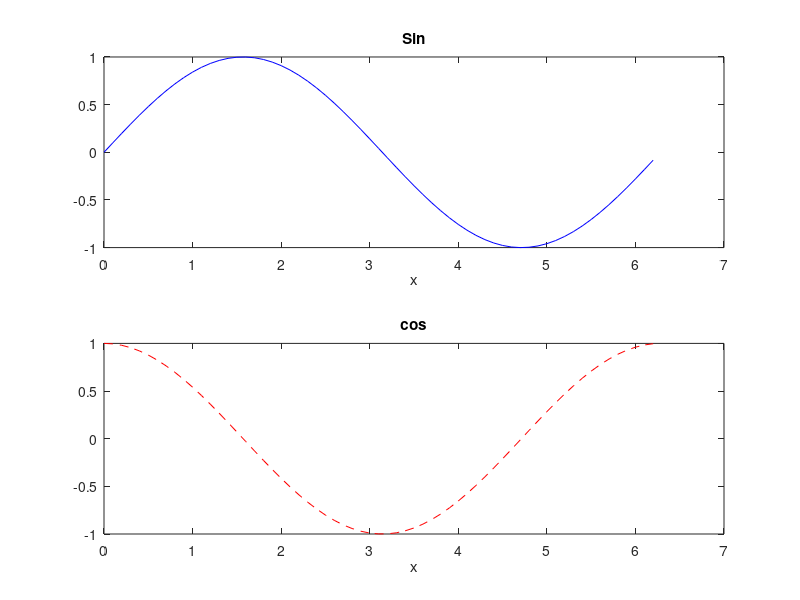

This figure's MATLAB source:
x = 0:0.1:2*pi;

y = sin(x);
y2 = cos(x);

subplot(2,1,1);
plot(x,y,'-b');
title('Sin');
xlabel('x');

subplot(2,1,2);
plot(x,y2,'--r');
title('cos');
xlabel('x');